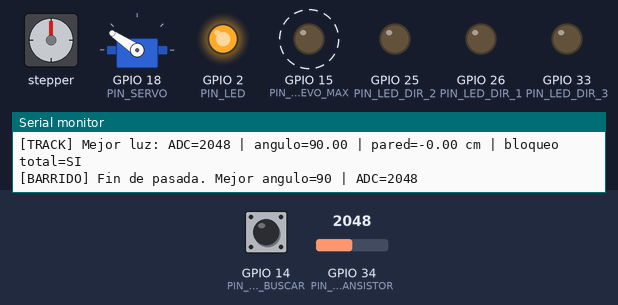
Recording of a sketch running on a simulated ESP32. Shown: stepper motor, servo, output pins drawn as LEDs (lit = HIGH), the last lines printed to the serial monitor. Wiring (inferred from the names in the program): stepper motor (2048 steps per turn assumed): coils GPIO 19, GPIO 21, GPIO 22, GPIO 23. Dashed ring = blinking. Inputs (shaded band) come from the test bench; at power-on: GPIO 14 (PIN_BOTON_BUSCAR) HIGH, GPIO 34 (PIN_FOTOTRANSISTOR) = 2048. Pins used as bus, display or sensor lines are not drawn.

Above: at 1.75 s.
1.8 s: GPIO 14 (PIN_BOTON_BUSCAR) pulled LOW for 0.15 s
At 2.25 s:
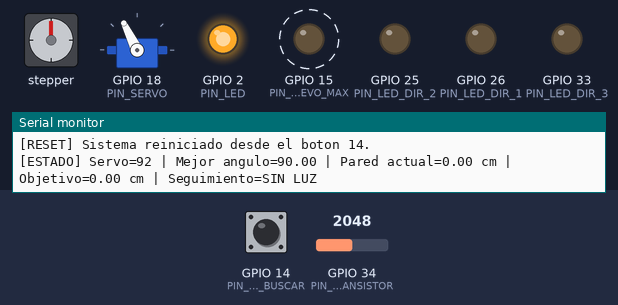
At 3.75 s:
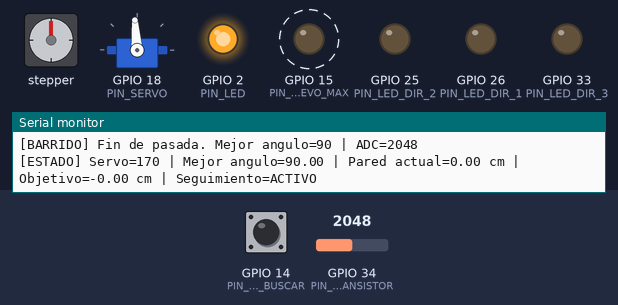
4.9 s: GPIO 34 (PIN_FOTOTRANSISTOR) set to 0
At 5.26 s:
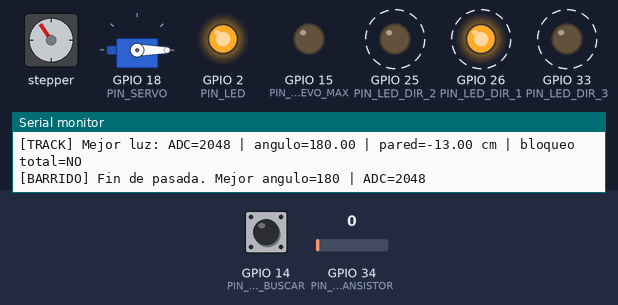
7.9 s: GPIO 34 (PIN_FOTOTRANSISTOR) set to 6
10.9 s: GPIO 34 (PIN_FOTOTRANSISTOR) set to 9
At 12.18 s:
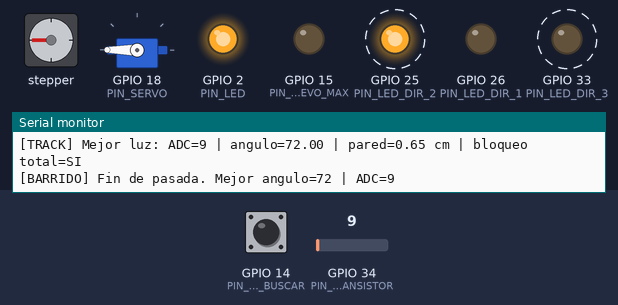
13.9 s: GPIO 34 (PIN_FOTOTRANSISTOR) set to 0
16.9 s: GPIO 14 (PIN_BOTON_BUSCAR) pulled LOW for 1 s
Timing chart, 0 to 24.3 s (numbered marks = the images above; inputs shaded):
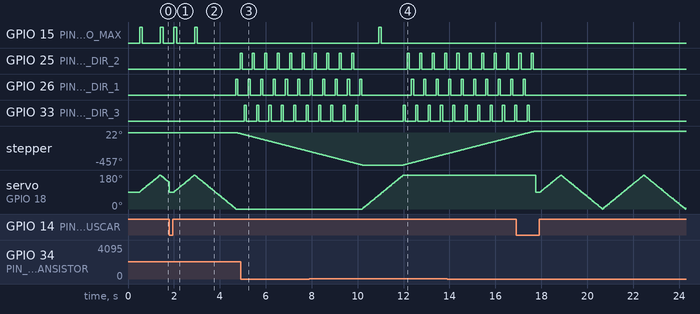

Measured:
- the behaviour switches between 7 and 8 on GPIO 34 (PIN_FOTOTRANSISTOR) (found by bisection; images 3 and 4)
- after the input at 1.8 s, GPIO 15 (PIN_LED_NUEVO_MAX): alternates HIGH for 0.12 s and LOW for 0.78 s, 4 changes in all, then stays LOW, starting after 0.20 s; GPIO 33 (PIN_LED_DIR_3): stops changing and stays LOW
- after the input at 10.9 s, GPIO 15 (PIN_LED_NUEVO_MAX): LOW → HIGH at once, → LOW 0.12 s later; GPIO 25 (PIN_LED_DIR_2): alternates HIGH for 0.09 s and LOW for 0.45 s, starting after 1.3 s
- by itself, GPIO 15 (PIN_LED_NUEVO_MAX): alternates HIGH for 0.12 s and LOW for 0.78 s

The sketch:

esp32completo.ino
```cpp
#include <math.h>
#include <ESP32Servo.h>

// =============================================
// PINES
// =============================================
#define PIN_FOTOTRANSISTOR  34
#define PIN_SERVO           18

#define PIN_STEPPER_IN1     19
#define PIN_STEPPER_IN2     21
#define PIN_STEPPER_IN3     22
#define PIN_STEPPER_IN4     23

#define PIN_BOTON_BUSCAR    14
#define PIN_BOTON_MOVER     27

#define PIN_LED             2
#define PIN_LED_DIR_1       26
#define PIN_LED_DIR_2       25
#define PIN_LED_DIR_3       33
#define PIN_LED_NUEVO_MAX   15

// =============================================
// PARÁMETROS DEL SISTEMA
// =============================================
const float DISTANCIA_CM        = 2;
const float ANCHO_PARED_CM      = 4;
const float LONGITUD_CARRIL_CM  = 30;

const float CM_POR_PASO         = 0.00250;

const int   ANGULO_SERVO_MIN    = 0;
const int   ANGULO_SERVO_MAX    = 180;
const int   PASO_BARRIDO        = 2;
const int   ESPERA_BARRIDO_MS   = 20;
const int   UMBRAL_LUZ          = 0;
const int   HISTERESIS_LUZ      = 8;
const float TOLERANCIA_CM       = 0.05;
const unsigned long PULSO_NUEVO_MAX_MS = 120;
const unsigned long ANIMACION_DIR_MS   = 90;

const int   VELOCIDAD_STEPPER   = 10;

// Secuencia de pasos original para el 28BYJ-48 con ULN2003 (half-step)
const int SECUENCIA[8][4] = {
  {1, 0, 0, 0},
  {1, 1, 0, 0},
  {0, 1, 0, 0},
  {0, 1, 1, 0},
  {0, 0, 1, 0},
  {0, 0, 1, 1},
  {0, 0, 0, 1},
  {1, 0, 0, 1}
};

// =============================================
// VARIABLES GLOBALES
// =============================================
Servo servoSensor;

float angulSolActual        = 90.0;
float posicionParedActual   = 0.0;
float posicionParedObjetivo = 0.0;

int   pasoActual            = 0;
int   anguloServoActual     = 90;
int   direccionBarrido      = +1;
int   mejorLecturaBarrido   = 0;
int   mejorAnguloBarrido    = 90;

bool  hayObjetivoValido      = false;
bool  stepperActivo          = false;
bool  barridoCompleto        = false;

unsigned long ultimoPasoServoMs   = 0;
unsigned long ultimoLogMs         = 0;
unsigned long finPulsoNuevoMaxMs  = 0;
unsigned long ultimoCambioAnimMs  = 0;

int ultimoDirStepper              = 0;
int indiceAnimacionDir            = 0;
bool animacionDirEncendida        = false;

// =============================================
// ESTRUCTURA DE RESULTADO
// =============================================
struct ResultadoPared {
  float posicion_ideal;
  float posicion_real;
  bool  puede_bloquear;
};

void pasarStepper(int dir);
void apagarStepper();
ResultadoPared calcularPosicionPared(float angulo_deg);
void registrarNuevaLectura(int angulo, int lectura);
void fijarObjetivoDesdeBarrido();
void actualizarBarridoServo();
void moverPared(float nuevaPosicion_cm);
void imprimirEstado();
bool leerBotonReset();
void reiniciarSistema();
void apagarLedsDireccion();
void actualizarAnimacionDireccion(int dir);
void iniciarPulsoNuevoMax();
void actualizarPulsoNuevoMax();

// =============================================
// FUNCIÓN: Mover un paso el stepper
// dir: +1 = derecha, -1 = izquierda
// =============================================
void pasarStepper(int dir) {
  pasoActual = (pasoActual + dir + 8) % 8;
  digitalWrite(PIN_STEPPER_IN1, SECUENCIA[pasoActual][0]);
  digitalWrite(PIN_STEPPER_IN2, SECUENCIA[pasoActual][1]);
  digitalWrite(PIN_STEPPER_IN3, SECUENCIA[pasoActual][2]);
  digitalWrite(PIN_STEPPER_IN4, SECUENCIA[pasoActual][3]);
}

// =============================================
// FUNCIÓN: Apagar bobinas del stepper
// =============================================
void apagarStepper() {
  digitalWrite(PIN_STEPPER_IN1, LOW);
  digitalWrite(PIN_STEPPER_IN2, LOW);
  digitalWrite(PIN_STEPPER_IN3, LOW);
  digitalWrite(PIN_STEPPER_IN4, LOW);
  stepperActivo = false;
  apagarLedsDireccion();
  ultimoDirStepper = 0;
  animacionDirEncendida = false;
}

// =============================================
// FUNCIÓN: Apagar LEDs de direccion
// =============================================
void apagarLedsDireccion() {
  digitalWrite(PIN_LED_DIR_1, LOW);
  digitalWrite(PIN_LED_DIR_2, LOW);
  digitalWrite(PIN_LED_DIR_3, LOW);
}

// =============================================
// FUNCIÓN: Animacion LEDs de direccion del stepper
// =============================================
void actualizarAnimacionDireccion(int dir) {
  unsigned long ahora = millis();
  if (dir != ultimoDirStepper) {
    ultimoDirStepper = dir;
    indiceAnimacionDir = 0;
    animacionDirEncendida = false;
    ultimoCambioAnimMs = 0;
    apagarLedsDireccion();
  }

  if (ahora - ultimoCambioAnimMs < ANIMACION_DIR_MS) {
    return;
  }

  ultimoCambioAnimMs = ahora;

  if (animacionDirEncendida) {
    apagarLedsDireccion();
    animacionDirEncendida = false;
    indiceAnimacionDir = (indiceAnimacionDir + 1) % 3;
    return;
  }

  int pinLed = PIN_LED_DIR_1;
  if (dir < 0) {
    if (indiceAnimacionDir == 0) pinLed = PIN_LED_DIR_1;
    if (indiceAnimacionDir == 1) pinLed = PIN_LED_DIR_2;
    if (indiceAnimacionDir == 2) pinLed = PIN_LED_DIR_3;
  } else {
    if (indiceAnimacionDir == 0) pinLed = PIN_LED_DIR_3;
    if (indiceAnimacionDir == 1) pinLed = PIN_LED_DIR_2;
    if (indiceAnimacionDir == 2) pinLed = PIN_LED_DIR_1;
  }

  apagarLedsDireccion();
  digitalWrite(pinLed, HIGH);
  animacionDirEncendida = true;
}

// =============================================
// FUNCIÓN: Pulso LED al detectar nuevo maximo
// =============================================
void iniciarPulsoNuevoMax() {
  digitalWrite(PIN_LED_NUEVO_MAX, HIGH);
  finPulsoNuevoMaxMs = millis() + PULSO_NUEVO_MAX_MS;
}

// =============================================
// FUNCIÓN: Actualizar fin del pulso LED
// =============================================
void actualizarPulsoNuevoMax() {
  if (finPulsoNuevoMaxMs == 0) {
    return;
  }

  if ((long)(millis() - finPulsoNuevoMaxMs) >= 0) {
    digitalWrite(PIN_LED_NUEVO_MAX, LOW);
    finPulsoNuevoMaxMs = 0;
  }
}

// =============================================
// FUNCIÓN: Leer botón de reset con debounce
// =============================================
bool leerBotonReset() {
  static unsigned long ultimoRebote = 0;

  if (digitalRead(PIN_BOTON_BUSCAR) == LOW) {
    if (millis() - ultimoRebote > 250) {
      ultimoRebote = millis();
      return true;
    }
  }

  return false;
}

// =============================================
// FUNCIÓN: Cálculo de posición de la pared
// =============================================
ResultadoPared calcularPosicionPared(float angulo_deg) {
  ResultadoPared res;

  angulo_deg = constrain(angulo_deg, 1.0, 179.0);

  float angulo_rad  = angulo_deg * PI / 180.0;
  float offset      = DISTANCIA_CM * (cos(angulo_rad) / sin(angulo_rad));
  float mitad_rango = (LONGITUD_CARRIL_CM - ANCHO_PARED_CM) / 2.0;

  res.posicion_ideal = offset;
  res.puede_bloquear = (abs(offset) <= mitad_rango);
  res.posicion_real  = constrain(offset, -mitad_rango, mitad_rango);

  return res;
}

// =============================================
// FUNCIÓN: Actualizar mejor objetivo detectado
// =============================================
void registrarNuevaLectura(int angulo, int lectura) {
  if (lectura <= UMBRAL_LUZ) {
    return;
  }

  if (lectura < (mejorLecturaBarrido + HISTERESIS_LUZ)) {
    return;
  }

  mejorLecturaBarrido = lectura;
  mejorAnguloBarrido  = angulo;
  iniciarPulsoNuevoMax();
}

// =============================================
// FUNCIÓN: Aplicar el mejor angulo al cerrar un barrido
// =============================================
void fijarObjetivoDesdeBarrido() {
  angulSolActual = mejorAnguloBarrido;

  ResultadoPared res = calcularPosicionPared(angulSolActual);
  posicionParedObjetivo = res.posicion_real;
  hayObjetivoValido = true;
  barridoCompleto = true;

  Serial.print("[TRACK] Mejor luz: ADC=");
  Serial.print(mejorLecturaBarrido);
  Serial.print(" | angulo=");
  Serial.print(angulSolActual);
  Serial.print(" | pared=");
  Serial.print(posicionParedObjetivo, 2);
  Serial.print(" cm | bloqueo total=");
  Serial.println(res.puede_bloquear ? "SI" : "NO");
}

// =============================================
// FUNCIÓN: Barrido continuo del servo
// =============================================
void actualizarBarridoServo() {
  unsigned long ahora = millis();
  if (ahora - ultimoPasoServoMs < ESPERA_BARRIDO_MS) {
    return;
  }

  ultimoPasoServoMs = ahora;

  int lectura = analogRead(PIN_FOTOTRANSISTOR);
  registrarNuevaLectura(anguloServoActual, lectura);

  int siguienteAngulo = anguloServoActual + (direccionBarrido * PASO_BARRIDO);

  if (siguienteAngulo >= ANGULO_SERVO_MAX || siguienteAngulo <= ANGULO_SERVO_MIN) {
    siguienteAngulo = constrain(siguienteAngulo, ANGULO_SERVO_MIN, ANGULO_SERVO_MAX);
    direccionBarrido *= -1;

    if (mejorLecturaBarrido > UMBRAL_LUZ) {
      fijarObjetivoDesdeBarrido();
      Serial.print("[BARRIDO] Fin de pasada. Mejor angulo=");
      Serial.print(mejorAnguloBarrido);
      Serial.print(" | ADC=");
      Serial.println(mejorLecturaBarrido);
    } else {
      Serial.println("[BARRIDO] Fin de pasada sin luz suficiente.");
      hayObjetivoValido = false;
    }

    mejorLecturaBarrido = 0;
    mejorAnguloBarrido  = siguienteAngulo;
  }

  anguloServoActual = siguienteAngulo;
  servoSensor.write(anguloServoActual);
}

// =============================================
// FUNCIÓN: Mover la pared con la logica original
// =============================================
void moverPared(float nuevaPosicion_cm) {
  float delta_cm = nuevaPosicion_cm - posicionParedActual;

  if (abs(delta_cm) <= TOLERANCIA_CM) {
    apagarStepper();
    return;
  }

  int pasos = (int)(delta_cm / CM_POR_PASO);
  int dir = (pasos > 0) ? +1 : -1;
  int total = abs(pasos);
  int delayPaso = (int)(60000.0 / (VELOCIDAD_STEPPER * 4096.0));

  stepperActivo = true;

  for (int i = 0; i < total; i++) {
    actualizarAnimacionDireccion(dir);
    pasarStepper(dir);
    delay(delayPaso);
    actualizarPulsoNuevoMax();
  }

  apagarStepper();
  posicionParedActual = nuevaPosicion_cm;
}

// =============================================
// FUNCIÓN: Reiniciar estado interno del sistema
// =============================================
void reiniciarSistema() {
  apagarStepper();

  angulSolActual = 90.0;
  posicionParedActual = 0.0;
  posicionParedObjetivo = 0.0;

  pasoActual = 0;
  anguloServoActual = 90;
  direccionBarrido = +1;
  mejorLecturaBarrido = 0;
  mejorAnguloBarrido = 90;

  hayObjetivoValido = false;
  stepperActivo = false;
  barridoCompleto = false;

  ultimoPasoServoMs = 0;
  ultimoLogMs = 0;
  finPulsoNuevoMaxMs = 0;
  ultimoCambioAnimMs = 0;
  ultimoDirStepper = 0;
  indiceAnimacionDir = 0;
  animacionDirEncendida = false;

  servoSensor.write(anguloServoActual);
  digitalWrite(PIN_LED, HIGH);
  digitalWrite(PIN_LED_NUEVO_MAX, LOW);
  apagarLedsDireccion();

  Serial.println("[RESET] Sistema reiniciado desde el boton 14.");
}

// =============================================
// FUNCIÓN: Log periódico del estado
// =============================================
void imprimirEstado() {
  unsigned long ahora = millis();
  if (ahora - ultimoLogMs < 1000) {
    return;
  }

  ultimoLogMs = ahora;

  Serial.print("[ESTADO] Servo=");
  Serial.print(anguloServoActual);
  Serial.print(" | Mejor angulo=");
  Serial.print(angulSolActual);
  Serial.print(" | Pared actual=");
  Serial.print(posicionParedActual, 2);
  Serial.print(" cm | Objetivo=");
  Serial.print(posicionParedObjetivo, 2);
  Serial.print(" cm | Seguimiento=");
  Serial.println(hayObjetivoValido ? "ACTIVO" : "SIN LUZ");
}

// =============================================
// SETUP
// =============================================
void setup() {
  Serial.begin(115200);
  Serial.println("=== Sistema de Sombra - ESP32 ===");

  // Se dejan configurados aunque ya no se usen en automatico.
  pinMode(PIN_BOTON_BUSCAR, INPUT_PULLUP);
  pinMode(PIN_BOTON_MOVER, INPUT_PULLUP);

  pinMode(PIN_LED, OUTPUT);
  digitalWrite(PIN_LED, HIGH);
  pinMode(PIN_LED_DIR_1, OUTPUT);
  pinMode(PIN_LED_DIR_2, OUTPUT);
  pinMode(PIN_LED_DIR_3, OUTPUT);
  pinMode(PIN_LED_NUEVO_MAX, OUTPUT);
  apagarLedsDireccion();
  digitalWrite(PIN_LED_NUEVO_MAX, LOW);

  pinMode(PIN_STEPPER_IN1, OUTPUT);
  pinMode(PIN_STEPPER_IN2, OUTPUT);
  pinMode(PIN_STEPPER_IN3, OUTPUT);
  pinMode(PIN_STEPPER_IN4, OUTPUT);
  apagarStepper();

  servoSensor.attach(PIN_SERVO);
  servoSensor.write(anguloServoActual);
  delay(500);

  mejorAnguloBarrido = anguloServoActual;

  Serial.println("[AUTO] Seguimiento automatico activado.");
  Serial.println("[AUTO] El servo barre continuamente y la pared se corrige en tiempo real.");
}

// =============================================
// LOOP PRINCIPAL
// =============================================
void loop() {
  if (leerBotonReset()) {
    reiniciarSistema();
    delay(200);
    return;
  }

  actualizarBarridoServo();
  actualizarPulsoNuevoMax();

  if (hayObjetivoValido && barridoCompleto) {
    barridoCompleto = false;
    moverPared(posicionParedObjetivo);
  }

  imprimirEstado();
}
```
